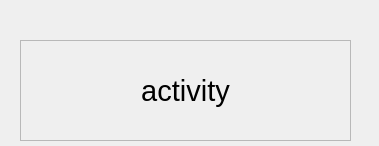
<ui version="4.0" >
 <class>TextWidgetClass</class>
 <widget class="QWidget" name="TextWidgetClass" >
  <property name="geometry" >
   <rect>
    <x>0</x>
    <y>0</y>
    <width>379</width>
    <height>146</height>
   </rect>
  </property>
  <property name="windowTitle" >
   <string>TextWidget</string>
  </property>
  <widget class="QFrame" name="m_qFrame" >
   <property name="geometry" >
    <rect>
     <x>20</x>
     <y>40</y>
     <width>331</width>
     <height>101</height>
    </rect>
   </property>
   <property name="frameShape" >
    <enum>QFrame::StyledPanel</enum>
   </property>
   <property name="frameShadow" >
    <enum>QFrame::Raised</enum>
   </property>
   <widget class="QLabel" name="m_qLabel_Text" >
    <property name="geometry" >
     <rect>
      <x>5</x>
      <y>10</y>
      <width>321</width>
      <height>81</height>
     </rect>
    </property>
    <property name="font" >
     <font>
      <pointsize>22</pointsize>
     </font>
    </property>
    <property name="text" >
     <string>activity</string>
    </property>
    <property name="alignment" >
     <set>Qt::AlignCenter</set>
    </property>
   </widget>
  </widget>
  <widget class="QLabel" name="m_qLabel_Caption" >
   <property name="geometry" >
    <rect>
     <x>20</x>
     <y>9</y>
     <width>280</width>
     <height>31</height>
    </rect>
   </property>
   <property name="font" >
    <font>
     <pointsize>11</pointsize>
     <weight>75</weight>
     <bold>true</bold>
    </font>
   </property>
   <property name="text" >
    <string/>
   </property>
  </widget>
 </widget>
 <layoutdefault spacing="6" margin="11" />
 <resources/>
 <connections/>
</ui>
